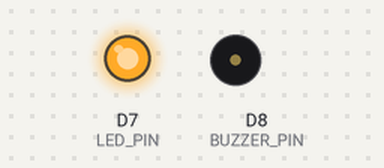
This sketch was run on a simulated Arduino Uno R4 WiFi. On the bench: output pins drawn as LEDs (lit = HIGH), buzzer (waves = sounding, pin HIGH). WiFi joins after 1.5 s; servers stay silent unless stated; uploads are accepted with an empty reply; random numbers use the default seed unless the sketch sets one; what the sketch prints to the serial monitor is not drawn.

Above: at 3.8 s.
At 15.18 s:
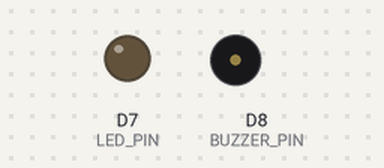
Timing chart, 0 to 17.6 s (numbered marks = the images above):
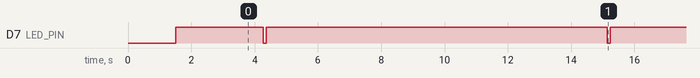

Measured:
- by itself, D7 (LED_PIN): alternates HIGH for 10.8 s and LOW for 0.10 s

The sketch:

estacion_test_simulado.ino
```cpp
#include <WiFiS3.h>
#include <ArduinoJson.h>

// ==== MODO DE PRUEBA - VALORES SIMULADOS ====
// Este código NO requiere sensores conectados
// Genera valores aleatorios dentro de rangos válidos

#define LED_PIN 7
#define BUZZER_PIN 8

// ==== CONFIGURACIÓN DE RED ====
char ssid[] = "CLARO_aJKvt5";
char pass[] = "C6707B2BD7";
WiFiClient client;
char server[] = "192.168.1.164"; // IP de tu servidor Node.js

// ==== SETUP ====
void setup() {
  Serial.begin(9600);

  pinMode(LED_PIN, OUTPUT);
  pinMode(BUZZER_PIN, OUTPUT);

  Serial.println("=== MODO SIMULACION - SIN SENSORES FISICOS ===");
  Serial.println("Conectando a WiFi...");

  // Conexión WiFi
  while (WiFi.begin(ssid, pass) != WL_CONNECTED) {
    delay(1000);
    Serial.print(".");
    digitalWrite(LED_PIN, millis() % 1000 < 500 ? HIGH : LOW); // parpadeo mientras conecta
  }

  Serial.println("\n=== WiFi conectado! ===");
  Serial.print("IP asignada: ");
  Serial.println(WiFi.localIP());
  digitalWrite(LED_PIN, HIGH); // LED fijo cuando WiFi OK
  delay(2000);
}

// ==== LOOP PRINCIPAL ====
void loop() {
  // VALORES SIMULADOS (cambiarán en cada iteración)
  float temp = random(200, 300) / 10.0;        // 20.0 - 30.0°C
  float hum = random(400, 800) / 10.0;         // 40.0 - 80.0%
  float pres = random(10100, 10200) / 10.0;    // 1010.0 - 1020.0 hPa
  String lluviaTxt = random(0, 10) > 7 ? "SI" : "NO";  // 30% probabilidad de lluvia
  int humedadSuelo = random(300, 700);         // 300 - 700 (valor analógico)
  int gas = random(200, 500);                  // 200 - 500 (valor analógico)

  Serial.println("\n========================================");
  Serial.println("VALORES SIMULADOS:");
  Serial.print("  Temperatura: "); Serial.print(temp); Serial.println("°C");
  Serial.print("  Humedad: "); Serial.print(hum); Serial.println("%");
  Serial.print("  Presion: "); Serial.print(pres); Serial.println(" hPa");
  Serial.print("  Lluvia: "); Serial.println(lluviaTxt);
  Serial.print("  Humedad Suelo: "); Serial.println(humedadSuelo);
  Serial.print("  Gas: "); Serial.println(gas);
  Serial.println("========================================");

  // Crear JSON
  StaticJsonDocument<256> json;
  json["temperatura"] = temp;
  json["humedad"] = hum;
  json["presion"] = pres;
  json["lluvia"] = lluviaTxt;
  json["humedadSuelo"] = humedadSuelo;
  json["gas"] = gas;

  String payload;
  serializeJson(json, payload);

  Serial.println("\nPayload JSON:");
  Serial.println(payload);

  // Enviar al servidor
  Serial.print("\nConectando al servidor ");
  Serial.print(server);
  Serial.println(":3000...");

  if (client.connect(server, 3000)) {
    Serial.println("✓ Conexion establecida!");

    // Enviar request HTTP POST
    client.println("POST /api/lecturas HTTP/1.1");
    client.print("Host: ");
    client.println(server);
    client.println("Content-Type: application/json");
    client.print("Content-Length: ");
    client.println(payload.length());
    client.println();
    client.print(payload);

    Serial.println("✓ Datos enviados al servidor");

    // Esperar y leer respuesta del servidor
    delay(500);
    Serial.println("\n--- RESPUESTA DEL SERVIDOR ---");
    while (client.available()) {
      String line = client.readStringUntil('\n');
      Serial.println(line);
    }
    Serial.println("--- FIN RESPUESTA ---");

    client.stop();

    // LED parpadeo exitoso
    digitalWrite(LED_PIN, LOW);
    delay(100);
    digitalWrite(LED_PIN, HIGH);

  } else {
    Serial.println("✗ ERROR: No se pudo conectar al servidor");
    Serial.println("  Verifica:");
    Serial.println("  1. IP del servidor es correcta");
    Serial.println("  2. Servidor Node.js está corriendo");
    Serial.println("  3. Ambos están en la misma red WiFi");

    // Parpadeo rápido de error
    for (int i = 0; i < 5; i++) {
      digitalWrite(LED_PIN, LOW);
      delay(100);
      digitalWrite(LED_PIN, HIGH);
      delay(100);
    }
  }

  Serial.println("\nEsperando 10 segundos para siguiente envio...\n");
  delay(10000); // cada 10 segundos
}
```
